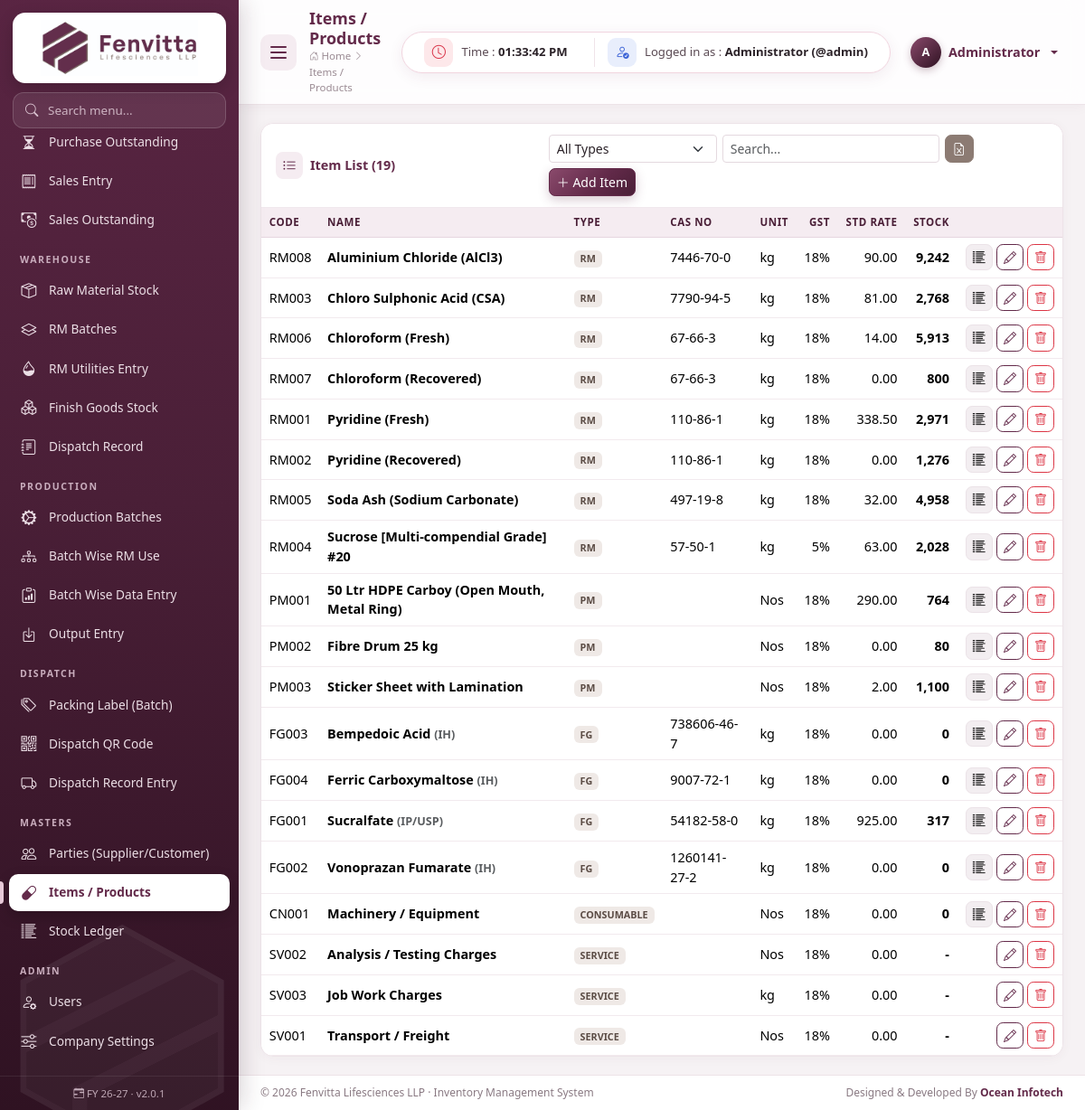
The page /modules/items/index.php (signed in) on the database its author committed.
### tables this page shows
CREATE TABLE items (
  id INT AUTO_INCREMENT PRIMARY KEY,
  item_type ENUM('RM','PM','FG','CONSUMABLE','SERVICE') NOT NULL DEFAULT 'RM',
  code VARCHAR(40) NULL,
  name VARCHAR(150) NOT NULL,
  cas_no VARCHAR(40) NULL,
  grade VARCHAR(60) NULL,
  hsn VARCHAR(20) NULL,
  unit VARCHAR(15) NOT NULL DEFAULT 'kg',
  gst_rate DECIMAL(5,2) NOT NULL DEFAULT 18,
  std_rate DECIMAL(14,2) NOT NULL DEFAULT 0,
  reorder_level DECIMAL(14,3) NOT NULL DEFAULT 0,
  opening_qty DECIMAL(14,3) NOT NULL DEFAULT 0,
  opening_rate DECIMAL(14,2) NOT NULL DEFAULT 0,
  opening_date DATE NULL,
  shelf_life_months INT NOT NULL DEFAULT 0,
  is_active TINYINT(1) NOT NULL DEFAULT 1,
  created_at TIMESTAMP DEFAULT CURRENT_TIMESTAMP,
  INDEX (item_type)
);

### includes/db.php (called while the page is built, shortened)
<?php
$conn = null;
function db()
{
    global $conn;
    if ($conn === null) {
        try {
            $conn = mysqli_connect(DB_HOST, DB_USER, DB_PASS, DB_NAME, DB_PORT);
            mysqli_set_charset($conn, 'utf8mb4');
        } catch (mysqli_sql_exception $e) {
            http_response_code(500);
            die('<h3 style="font-family:sans-serif;color:#632a4a">Database connection failed.</h3>'
                . '<p style="font-family:sans-serif">Check <code>config/config.php</code> and import <code>database/fenvita_inventory.sql</code>.<br><small>'
                . htmlspecialchars($e->getMessage()) . '</small></p>');
        }
    }
    return $conn;
}
function q($sql, $params = [])
{
    $stmt = mysqli_prepare(db(), $sql);
    mysqli_stmt_execute($stmt);
    $result = mysqli_stmt_get_result($stmt);
    return $result === false ? true : $result;
}
function rows($sql, $params = [])
{
    $result = q($sql, $params);
    return mysqli_fetch_all($result, MYSQLI_ASSOC);
}

### modules/items/index.php (the view, shortened to what this page needs)
<?php
$filter = get('type');
$sql = 'SELECT i.*, (SELECT COALESCE(SUM(qty_in-qty_out),0) FROM stock_ledger WHERE item_id=i.id) stock FROM items i';
$params = [];
$list = rows($sql . ' ORDER BY item_type, name', $params);
include ROOT_PATH . '/includes/header.php';
?>
<div class="card">
    <div class="card-header"><i class="bi bi-list-ul"></i> Item List (<?= count($list) ?>)
        <div class="actions">
            <form>
                <select name="type" class="form-select form-select-sm" onchange="this.form.submit()">
                    <option value="">All Types</option>
                </select>
            </form>
            <input class="form-control form-control-sm table-search" placeholder="Search..." data-table-search="#tbl">
            <button class="btn btn-sm btn-accent" data-export="#tbl" data-filename="items"><i class="bi bi-file-earmark-excel"></i></button>
            <a href="<?= url('items/add' . ($filter ? '?type=' . urlencode($filter) : '')) ?>" class="btn btn-sm btn-primary"><i class="bi bi-plus-lg"></i> Add Item</a>
        </div>
    </div>
    <div class="table-responsive">
        <table class="table table-sm table-hover" id="tbl">
            <thead><tr><th>Code</th><th>Name</th><th>Type</th><th>CAS No</th><th>Unit</th><th class="num">GST</th><th class="num">Std Rate</th><th class="num">Stock</th><th class="no-export"></th></tr></thead>
            <tbody>
            <?php foreach ($list as $i): ?>
                <tr class="<?= $i['is_active'] ? '' : 'text-muted' ?>">
                    <td><?= e($i['code']) ?></td>
                    <td class="fw-semibold"><?= e($i['name']) ?> <?= $i['grade'] ? '<small class="text-muted">(' . e($i['grade']) . ')</small>' : '' ?></td>
                    <td><span class="badge badge-type"><?= e($i['item_type']) ?></span></td>
                    <td><?= e($i['cas_no']) ?></td>
                    <td><?= e($i['unit']) ?></td>
                    <td class="num"><?= (float)$i['gst_rate'] ?>%</td>
                    <td class="num"><?= inr($i['std_rate']) ?></td>
                    <td class="num fw-semibold"><?= $i['item_type'] === 'SERVICE' ? '-' : qty($i['stock']) ?></td>
                    <td class="text-end no-export text-nowrap">
                        <?php if ($i['item_type'] !== 'SERVICE'): ?><a href="<?= url('stock_ledger?item_id=' . $i['id']) ?>" class="btn btn-sm btn-light" title="Ledger"><i class="bi bi-list-columns-reverse"></i></a><?php endif; ?>
                        <a href="<?= url('items/edit/' . $i['id']) ?>" class="btn btn-sm btn-outline-primary" title="Edit"><i class="bi bi-pencil"></i></a>
                        <?php if (is_admin()) echo delete_button('items', (int)$i['id'], 'Delete this item?'); ?>
                    </td>
                </tr>
            <?php endforeach; ?>
            </tbody>
        </table>
    </div>
</div>
<?php include ROOT_PATH . '/includes/footer.php'; ?>

### includes/functions.php (shortened to what this page needs)
<?php
require_once __DIR__ . '/db.php';
function e($v): string
{
    return htmlspecialchars((string)($v ?? ''), ENT_QUOTES, 'UTF-8');
}
function inr($n, int $dec = 2): string
{
    $n = (float)$n;
    $neg = $n < 0;
    $n = abs($n);
    $parts = explode('.', number_format($n, $dec, '.', ''));
    $int = $parts[0];
    $last3 = substr($int, -3);
    $rest = substr($int, 0, -3);
    if ($rest !== '' && $rest !== false) {
        $rest = preg_replace('/\B(?=(\d{2})+(?!\d))/', ',', $rest);
        $int = $rest . ',' . $last3;
    }
    $out = $int . ($dec > 0 ? '.' . $parts[1] : '');
    return ($neg ? '-' : '') . $out;
}
function qty($n, int $dec = 2): string
{
    $s = inr($n, $dec);
    return $dec > 0 ? rtrim(rtrim($s, '0'), '.') ?: '0' : $s;
}
function url(string $path = ''): string
{
    return BASE_URL . ltrim($path, '/');
}
function get(string $k, $default = '')
{
    $v = $_GET[$k] ?? $default;
    return is_string($v) ? trim($v) : $v;
}
function current_user(): ?array
{
    return $_SESSION['user'] ?? null;
}
function is_admin(): bool
{
    return (current_user()['role'] ?? '') === 'admin';
}
function csrf_token(): string
{
    return $_SESSION['csrf'];
}
function csrf_field(): string
{
    return '<input type="hidden" name="_token" value="' . csrf_token() . '">';
}
function delete_button(string $module, int $id, string $confirm = 'Delete this entry?'): string
{
    return '<form method="post" action="' . url($module . '/delete') . '" class="d-inline" data-confirm="' . e($confirm) . '">'
        . csrf_field() . '<input type="hidden" name="id" value="' . $id . '">'
        . '<button class="btn btn-sm btn-outline-danger" title="Delete"><i class="bi bi-trash"></i></button></form>';
}

### assets/css/style.css (style rules this page uses)
:root { --fv-primary: #632a4a; --fv-primary-dark: #4a1f37; --fv-primary-deep: #2f1222; --fv-primary-soft: #8a4a6c; --fv-primary-light: #f5ecf1; --fv-accent: #8c7b73; --fv-accent-light: #efe9e6; --fv-bg: #f6f2f4; --fv-text: #2b2228; --sidebar-w: 264px; --sidebar-mini-w: 78px; --ease: cubic-bezier(.4, 0, .2, 1); --bs-primary: #632a4a; --bs-primary-rgb: 99, 42, 74; --bs-link-color: #632a4a; --bs-link-color-rgb: 99, 42, 74; --bs-link-hover-color: #4a1f37; --bs-link-hover-color-rgb: 74, 31, 55; --bs-body-font-family: "Segoe UI", Inter, Roboto, "Helvetica Neue", Arial, sans-serif; --bs-body-color: #2b2228; --bs-border-radius: .55rem; }
body { background: var(--fv-bg); font-size: .9rem; }
* { scrollbar-width: thin; scrollbar-color: #cdb7c3 transparent; }
.btn { transition: all .2s var(--ease); font-weight: 500; }
.btn-primary { --bs-btn-bg: var(--fv-primary); --bs-btn-border-color: var(--fv-primary); --bs-btn-hover-bg: var(--fv-primary-dark); --bs-btn-hover-border-color: var(--fv-primary-dark); --bs-btn-active-bg: var(--fv-primary-deep); --bs-btn-active-border-color: var(--fv-primary-deep); --bs-btn-disabled-bg: var(--fv-primary); --bs-btn-disabled-border-color: var(--fv-primary); background-image: linear-gradient(135deg, var(--fv-primary-soft) 0%, var(--fv-primary) 55%, var(--fv-primary-dark) 100%); box-shadow: 0 4px 12px rgba(99, 42, 74, .25); }
.btn-outline-primary { --bs-btn-color: var(--fv-primary); --bs-btn-border-color: var(--fv-primary); --bs-btn-hover-bg: var(--fv-primary); --bs-btn-hover-border-color: var(--fv-primary); --bs-btn-active-bg: var(--fv-primary-dark); --bs-btn-active-border-color: var(--fv-primary-dark); }
.btn-accent { --bs-btn-color: #fff; --bs-btn-bg: var(--fv-accent); --bs-btn-border-color: var(--fv-accent); --bs-btn-hover-color: #fff; --bs-btn-hover-bg: #74655e; --bs-btn-hover-border-color: #74655e; --bs-btn-active-color: #fff; --bs-btn-active-bg: #655750; }
.btn-light { --bs-btn-bg: #f3eef1; --bs-btn-border-color: #ebe2e7; --bs-btn-hover-bg: #ebe0e6; }
.btn-sm { border-radius: .45rem; }
.form-control, .form-select { border-color: #e4d9df; transition: border-color .2s, box-shadow .2s; }
.content > *, .content > .row > [class*="col"] { animation: fadeUp .5s var(--ease) both; }
.table tbody tr { animation: fadeIn .4s ease both; }
.card { border: 1px solid #ede3e8; border-radius: 14px; box-shadow: 0 2px 12px rgba(99, 42, 74, .045); transition: box-shadow .25s, transform .25s; }
.card-header { background: #fff; border-bottom: 1px solid #f1e8ed; font-weight: 700; color: var(--fv-primary); padding: 12px 16px; border-radius: 14px 14px 0 0 !important; display: flex; align-items: center; gap: 8px; flex-wrap: wrap; }
.card-header > i:first-child { width: 30px; height: 30px; border-radius: 8px; display: inline-grid; place-items: center; background: var(--fv-primary-light); font-size: .95rem; }
.card-header .actions { margin-left: auto; display: flex; gap: 6px; flex-wrap: wrap; align-items: center; }
.table { --bs-table-hover-bg: #fbf5f8; margin-bottom: 0; }
.table thead th { background: var(--fv-primary-light); color: var(--fv-primary-dark); font-size: .72rem; text-transform: uppercase; letter-spacing: .05em; font-weight: 700; white-space: nowrap; border-bottom: 1px solid #e6d6df; vertical-align: middle; }
.table td { vertical-align: middle; border-color: #f2eaee; }
.table-hover tbody tr { transition: background .15s; }
.table-sm td, .table-sm th { padding: .45rem .55rem; }
.table-responsive { border-radius: 0 0 14px 14px; }
.num { text-align: right; white-space: nowrap; font-variant-numeric: tabular-nums; }
.badge { font-weight: 600; padding: .38em .65em; border-radius: 6px; }
.badge-type { background: var(--fv-accent-light); color: #5b4c45; }
td .btn-sm { padding: .2rem .45rem; }
.table-search { max-width: 240px; }

### rows shown on the page
items: code "RM008", name "Aluminium Chloride (AlCl3)", item_type "RM", cas_no "7446-70-0", unit "kg", gst_rate "18", std_rate "90.00", stock "9,242"
items: code "RM003", name "Chloro Sulphonic Acid (CSA)", item_type "RM", cas_no "7790-94-5", unit "kg", gst_rate "18", std_rate "81.00", stock "2,768"
items: code "RM006", name "Chloroform (Fresh)", item_type "RM", cas_no "67-66-3", unit "kg", gst_rate "18", std_rate "14.00", stock "5,913"
items: code "RM007", name "Chloroform (Recovered)", item_type "RM", cas_no "67-66-3", unit "kg", gst_rate "18", std_rate "0.00", stock "800"
items: code "RM001", name "Pyridine (Fresh)", item_type "RM", cas_no "110-86-1", unit "kg", gst_rate "18", std_rate "338.50", stock "2,971"
items: code "RM002", name "Pyridine (Recovered)", item_type "RM", cas_no "110-86-1", unit "kg", gst_rate "18", std_rate "0.00", stock "1,276"
items: code "RM005", name "Soda Ash (Sodium Carbonate)", item_type "RM", cas_no "497-19-8", unit "kg", gst_rate "18", std_rate "32.00", stock "4,958"
items: code "RM004", name "Sucrose [Multi-compendial Grade] #20", item_type "RM", cas_no "57-50-1", unit "kg", gst_rate "5", std_rate "63.00", stock "2,028"
items: code "PM001", name "50 Ltr HDPE Carboy (Open Mouth, Metal Ring)", item_type "PM", unit "Nos", gst_rate "18", std_rate "290.00", stock "764"
items: code "PM002", name "Fibre Drum 25 kg", item_type "PM", unit "Nos", gst_rate "18", std_rate "0.00", stock "80"
items: code "PM003", name "Sticker Sheet with Lamination", item_type "PM", unit "Nos", gst_rate "18", std_rate "2.00", stock "1,100"
items: code "FG003", name "Bempedoic Acid", grade "IH", item_type "FG", cas_no "738606-46-7", unit "kg", gst_rate "18", std_rate "0.00", stock "0"
items: code "FG004", name "Ferric Carboxymaltose", grade "IH", item_type "FG", cas_no "9007-72-1", unit "kg", gst_rate "18", std_rate "0.00", stock "0"
items: code "FG001", name "Sucralfate", grade "IP/USP", item_type "FG", cas_no "54182-58-0", unit "kg", gst_rate "18", std_rate "925.00", stock "317"
items: code "FG002", name "Vonoprazan Fumarate", grade "IH", item_type "FG", cas_no "1260141-27-2", unit "kg", gst_rate "18", std_rate "0.00", stock "0"
items: code "CN001", name "Machinery / Equipment", item_type "CONSUMABLE", unit "Nos", gst_rate "18", std_rate "0.00", stock "0"
items: code "SV002", name "Analysis / Testing Charges", item_type "SERVICE", unit "Nos", gst_rate "18", std_rate "0.00"
items: code "SV003", name "Job Work Charges", item_type "SERVICE", unit "kg", gst_rate "18", std_rate "0.00"
items: code "SV001", name "Transport / Freight", item_type "SERVICE", unit "Nos", gst_rate "18", std_rate "0.00"

### other values the page prints
$navSub[0] "Purchase Outstanding"
$navSub[0] "Sales Entry"
$navSub[0] "Sales Outstanding"
$navItem[0] "WAREHOUSE"
$navSub[0] "Raw Material Stock"
$navSub[0] "RM Batches"
$navSub[0] "RM Utilities Entry"
$navSub[0] "Finish Goods Stock"
$navSub[0] "Dispatch Record"
$navItem[0] "PRODUCTION"
$navSub[0] "Production Batches"
$navSub[0] "Batch Wise RM Use"
$navSub[0] "Batch Wise Data Entry"
$navSub[0] "Output Entry"
$navItem[0] "DISPATCH"
